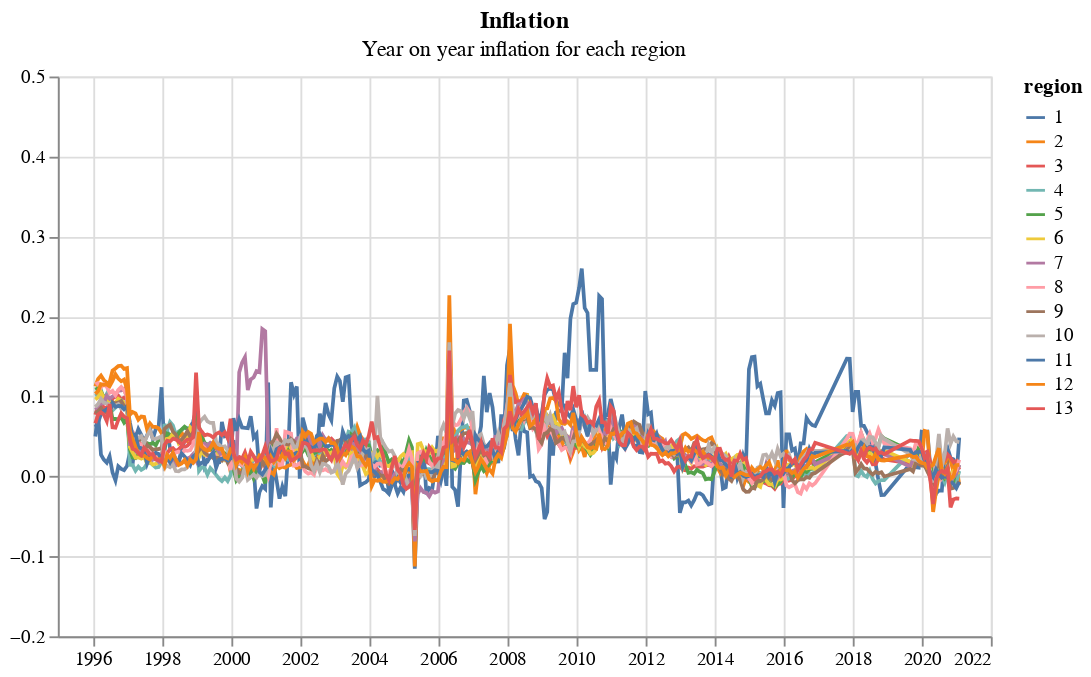

Here is the notebook cell this chart was saved with:
### Code cell
df_infl_new = df_infl[df_infl['inflation'] <= 0.5]

alt.Chart(df_infl_new).mark_line().encode(
    color=alt.Color('region:N'),
    x=alt.X('quote_date:T', title='', axis=alt.Axis(labels=True), scale=alt.Scale(domain=['1995-01-01', '2022-01-01'])),
    y=alt.Y('inflation', title='', scale=alt.Scale(domain=[-0.2, 0.5]))
).properties(
    title = {
        'text': "Inflation",
        'subtitle': ["Year on year inflation for each region"]
    },
    width=500)

### Figure 1 — Vega-Lite specification as saved in the notebook (floating-point values rounded to 4 significant figures; data arrays with more than 128 entries replaced by an {"elided": "..."} marker saying what was removed)
{"config": {"view": {"continuousWidth": 400, "continuousHeight": 300}}, "data": {"name": "data-b1d7d1e9e15e768198d352759f659138"}, "mark": "line", "encoding": {"color": {"field": "region", "type": "nominal"}, "x": {"axis": {"labels": true}, "field": "quote_date", "scale": {"domain": ["1995-01-01", "2022-01-01"]}, "title": "", "type": "temporal"}, "y": {"field": "inflation", "scale": {"domain": [-0.2, 0.5]}, "title": "", "type": "quantitative"}}, "title": {"text": "Inflation", "subtitle": ["Year on year inflation for each region"]}, "width": 500, "$schema": "https://vega.github.io/schema/vega-lite/v4.17.0.json", "datasets": {"data-b1d7d1e9e15e768198d352759f659138": {"elided": "3658 records"}}}
